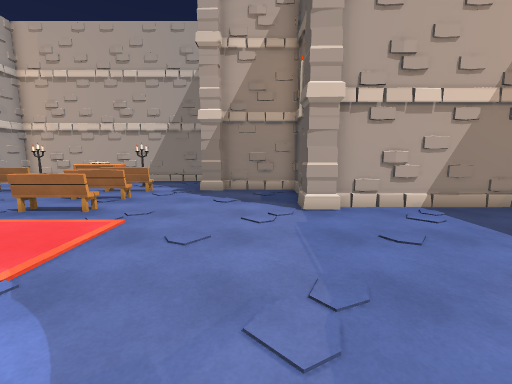
[1] (above)

18 first-person views from a walk through a 3-D level made in the Unity game engine. The camera is 1.5 m above the floor, tilts 8° down and sees 90° across. The floor is counted in squares, 1 m on a side. Each view is taken from the middle of a square. On the plan, view 1 faces up. The plan holds only what a view shows up to about 13 squares ahead; the rest is blank. The player character is not drawn. Door leaves are left out, so doorways stand open.

[2]
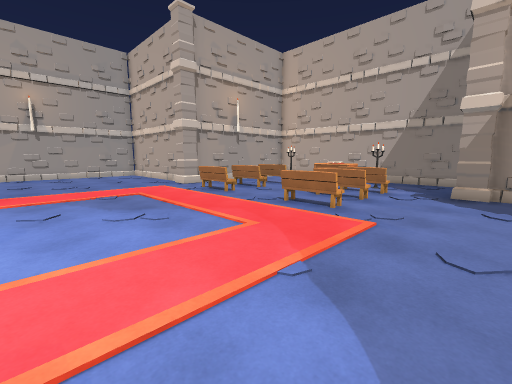

[3]
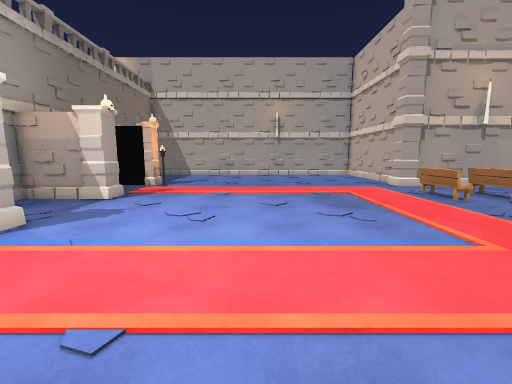

[4]
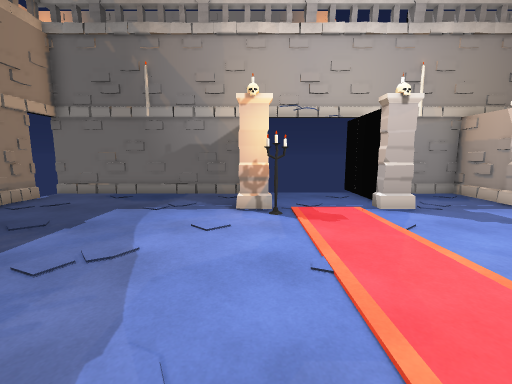

[5]
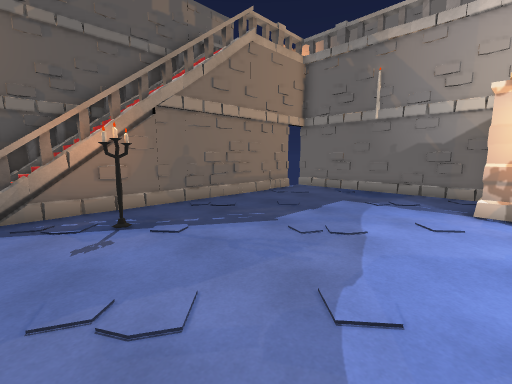

[6]
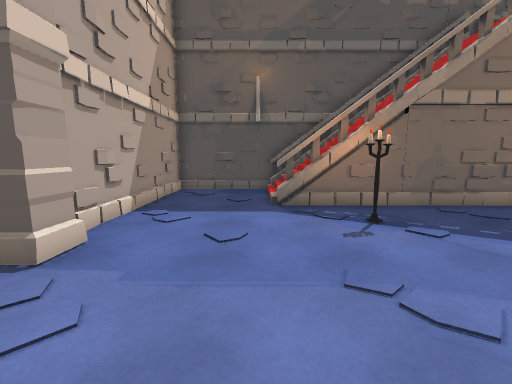

[7]
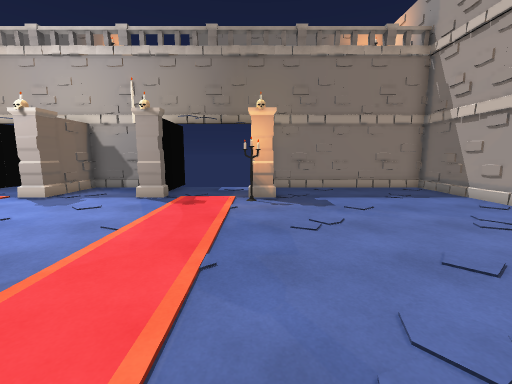

[8]
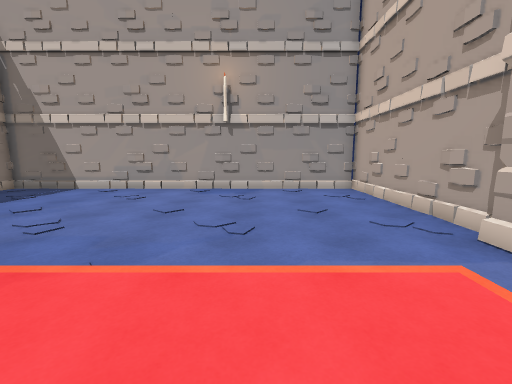

[9]
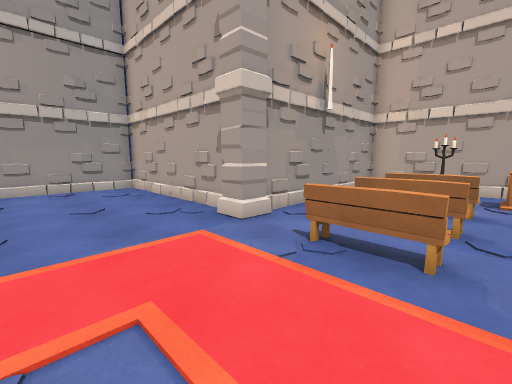

[10]
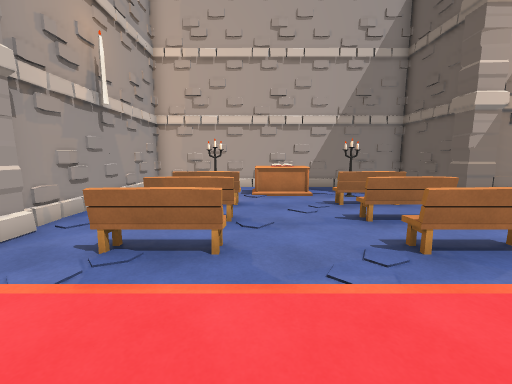

[11]
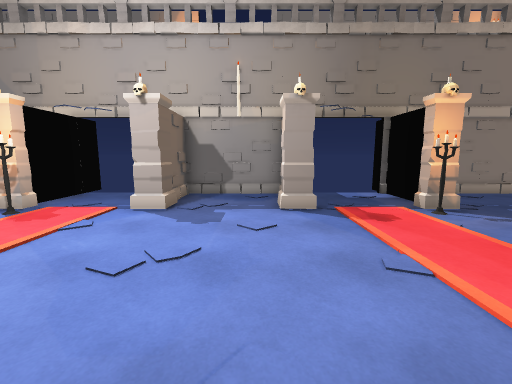

[12]
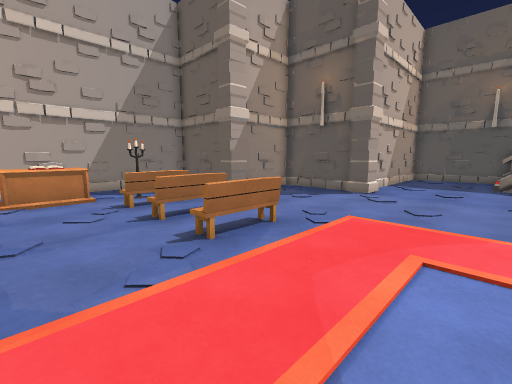

[13]
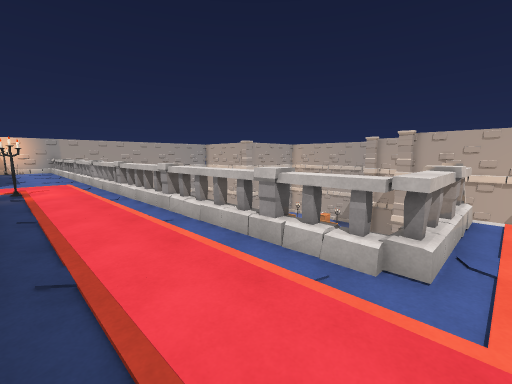

[14]
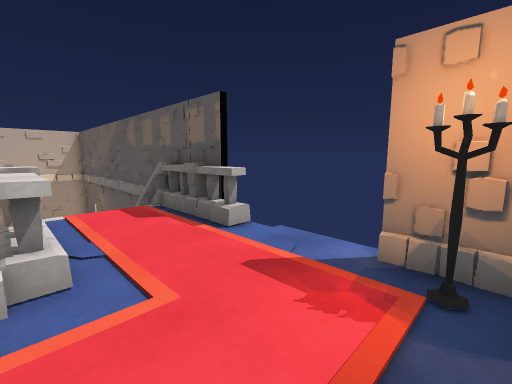

[15]
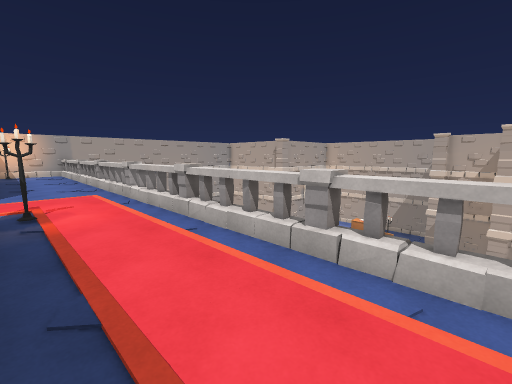

[16]
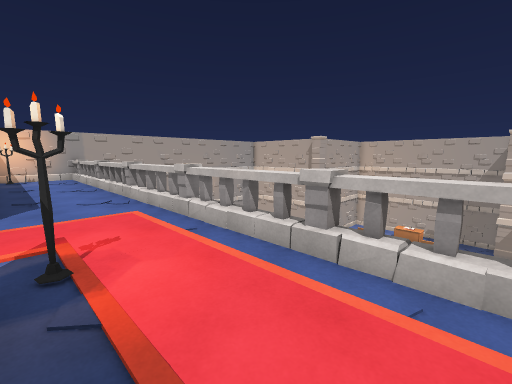

[17]
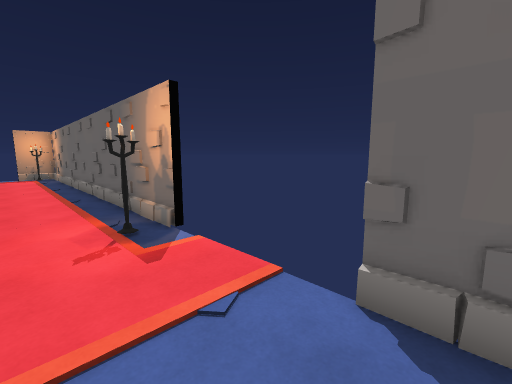

[18]
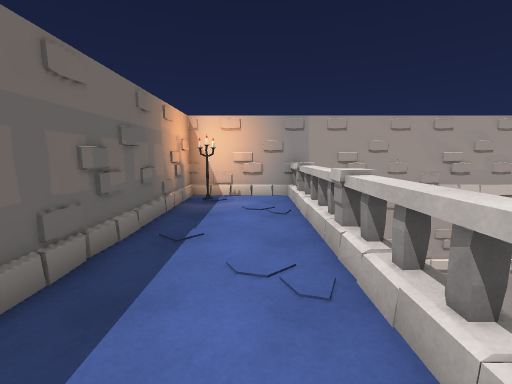

### Floor plan
Key: @ floor where view 1 was taken; # wall or solid block; . main floor; : floor 6 m higher than the main floor; / step, stairs or slope; D open door; P pillar; R railing; O other object.
Columns run from 22 left of view 1 to 10 right of it. Each row starts with its distance up from view 1.
 16         #############
 15         #   ..  ....#
 14         #   .O  ....#
 13         #  #.OOO.#..#
 12         #...........#####
 11         #..OO...OO..P...#
 10         #...............#
  9         #..OO...OO......#
  8 #########...............#########
  7 #.......P..OO...OO......P.......#
  6 #...............................#
  5 #...............................#
  4 #...............................#
  3 #...........................R//R#
  2 #...........................R//R#
  1 #.........................#.#//R#
  0 #.....................@.....#//RR
 -1 #...........................#//R#
 -2 #...........................#//R#
 -3 #...........................#//R#
 -4 #...........................#//RR
 -5 #......PP..DP...P..DP.......#: :#
 -6 #......P#...#...#...#.......#: RR
 -7 #.......#...#...#...#.......D:::D
 -8 #########...#####...########R:::R
 -9 #RRRRRRRR###########RRRRRRRRR:::D
-10 #:::::::::::::::::::::::::::::::D
-11 #:::::::::::::::::::::::::::::::D
-12 ##:::::::::::::::::::::::::::::##
-13 ########   #DDDDD###########

Where each view was taken, in squares from view 1:
view 1: 0 up, 0 right, facing up
view 2: 0 up, 1 left, facing up-left
view 3: 0 up, 1 left, facing left
view 4: 2 up, 2 left, facing down
view 5: 3 up, 2 left, facing down-right
view 6: 4 up, 2 left, facing right
view 7: 4 up, 14 left, facing down
view 8: 3 up, 10 left, facing left
view 9: 3 up, 9 left, facing up-left
view 10: 3 up, 9 left, facing up
view 11: 2 up, 9 left, facing down
view 12: 3 up, 9 left, facing up-right
view 13: 12 down, 7 right, facing up-left
view 14: 12 down, 6 right, facing up-right
view 15: 12 down, 2 right, facing up-left
view 16: 12 down, 2 left, facing up-left
view 17: 10 down, 11 left, facing down-right
view 18: 10 down, 12 left, facing left
